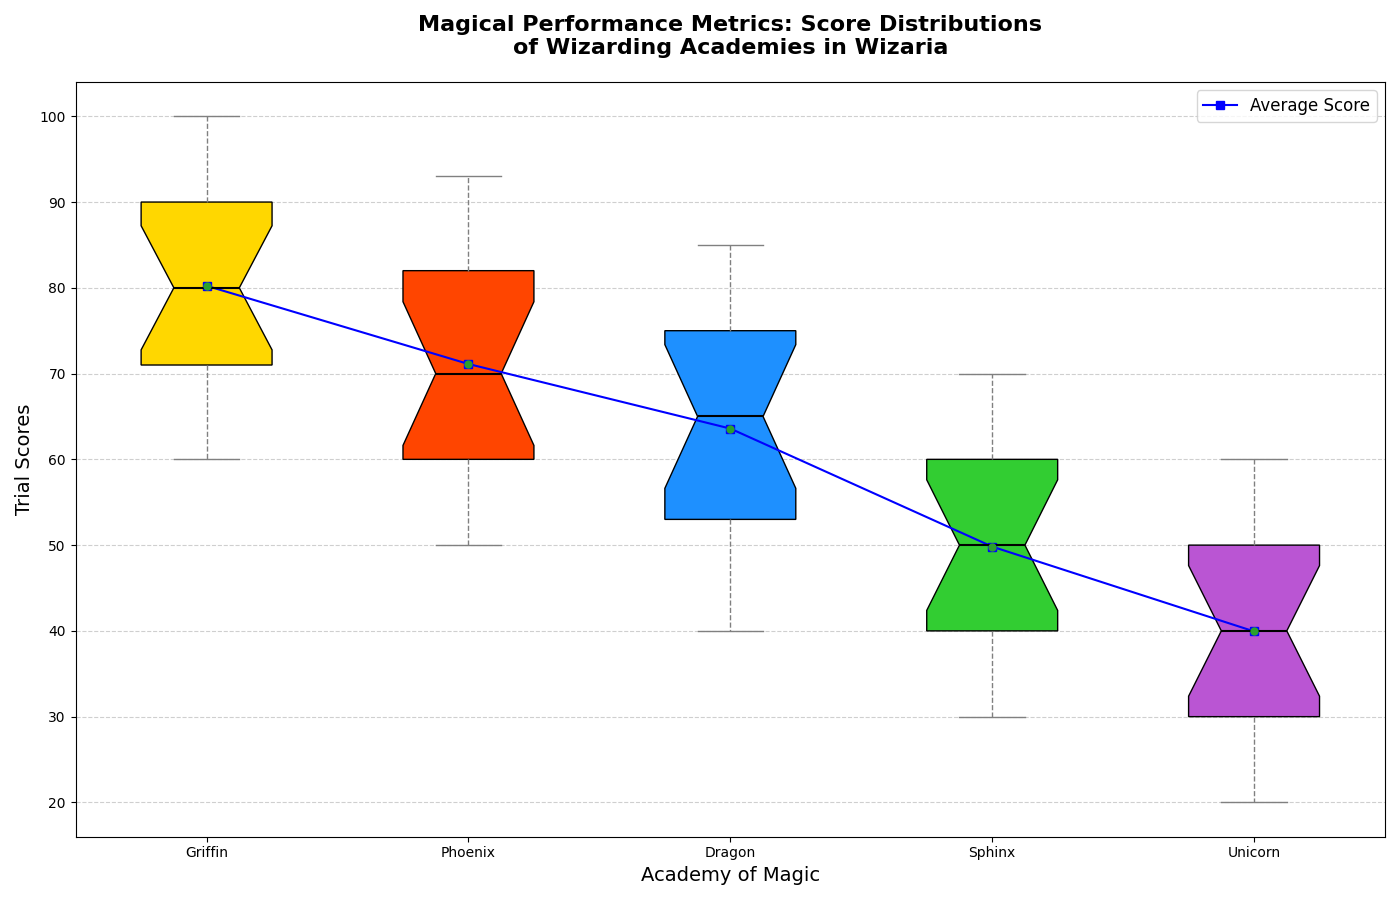

Here is the Python script that generated this plot:
import matplotlib.pyplot as plt
import numpy as np

# Backstory:
# In the Kingdom of Wizaria, five different academies of magic are renowned for their unique curriculums.
# Every year, the students undergo various trials and the scores they achieve are noted down.
# We are plotting the distribution of scores for the five academies to understand their performance dynamics. 

# Data representing scores of students from five different magical academies
academy_griffin_scores = [60, 62, 67, 70, 71, 72, 75, 78, 80, 82, 85, 87, 90, 93, 95, 97, 100]
academy_phoenix_scores = [50, 52, 55, 57, 60, 62, 65, 68, 70, 75, 78, 80, 82, 85, 87, 90, 93]
academy_dragon_scores = [40, 42, 45, 50, 53, 55, 60, 62, 65, 67, 70, 73, 75, 77, 80, 82, 85]
academy_sphinx_scores = [30, 32, 35, 37, 40, 42, 45, 47, 50, 53, 55, 57, 60, 62, 65, 67, 70]
academy_unicorn_scores = [20, 22, 25, 27, 30, 32, 35, 38, 40, 42, 45, 48, 50, 53, 55, 57, 60]

data = [
    academy_griffin_scores,
    academy_phoenix_scores,
    academy_dragon_scores,
    academy_sphinx_scores,
    academy_unicorn_scores
]

averages = [np.mean(scores) for scores in data]

academies = ['Griffin', 'Phoenix', 'Dragon', 'Sphinx', 'Unicorn']

# Setting up the figure
fig, ax = plt.subplots(figsize=(14, 9))
box = ax.boxplot(data, labels=academies, patch_artist=True, notch=True, showmeans=True)

# Apply unique colors to boxes
colors = ['#FFD700', '#FF4500', '#1E90FF', '#32CD32', '#BA55D3']
for patch, color in zip(box['boxes'], colors):
    patch.set_facecolor(color)

# Customizing the plot for better visualization
plt.setp(box['medians'], color='black', linewidth=1.5)
plt.setp(box['means'], marker='o', color='red', markersize=5)
plt.setp(box['whiskers'], linestyle='--', color='gray')
plt.setp(box['caps'], color='gray')

# Overlay line plot to show average scores
ax.plot(range(1, len(academies) + 1), averages, marker='s', linestyle='-', color='blue', label='Average Score')

# Adding specific data points for outliers
outliers = [
    [score for score in scores if score < np.percentile(scores, 25) - 1.5*(np.percentile(scores, 75) - np.percentile(scores, 25)) 
                     or score > np.percentile(scores, 75) + 1.5*(np.percentile(scores, 75) - np.percentile(scores, 25))]
    for scores in data
]

for idx, academy_outliers in enumerate(outliers):
    ax.scatter([idx + 1] * len(academy_outliers), academy_outliers, color='black', zorder=3)

# Title and labels with backstory theme
ax.set_title('Magical Performance Metrics: Score Distributions\nof Wizarding Academies in Wizaria', fontsize=16, fontweight='bold', pad=20)
ax.set_xlabel('Academy of Magic', fontsize=14)
ax.set_ylabel('Trial Scores', fontsize=14)

# Display legend
ax.legend(loc='upper right', fontsize=12)

# Grid and layout adjustments
ax.grid(axis='y', linestyle='--', alpha=0.6)
plt.tight_layout()

# Show plot
plt.show()
